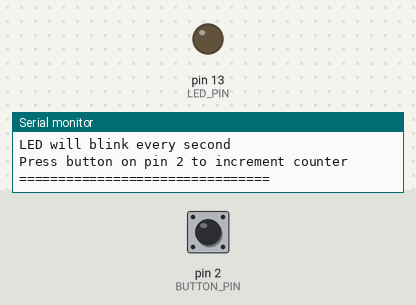
This sketch was run on a simulated Arduino Uno, built with avr-gcc and run on an emulated ATmega328P. On the bench: output pins drawn as LEDs (lit = HIGH), the last lines printed to the serial monitor. The test bench sets the inputs (shaded band); at power-on: pin 2 (BUTTON_PIN) HIGH.

Above: at 2.8 s.
2.9 s: pin 2 (BUTTON_PIN) pulled LOW for 0.15 s
At 4.4 s:
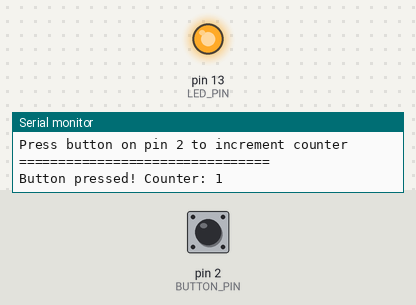
Timing chart, 0 to 12.0 s (numbered marks = the images above; inputs shaded):
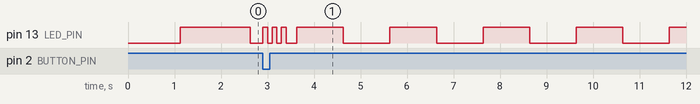

The sketch:

arduino_uno_test_sketch.ino
```cpp
/*
 * Arduino Uno Test Sketch
 * This sketch works with Arduino Uno, Nano, Mega, and other standard boards
 * It does NOT require special programming hardware
 */

// Pin definitions for standard Arduino boards
const int LED_PIN = 13;  // Built-in LED on Arduino Uno/Nano
const int BUTTON_PIN = 2; // Digital input pin

// Variables
int ledState = LOW;
int counter = 0;
unsigned long lastBlinkTime = 0;
const unsigned long BLINK_INTERVAL = 1000; // 1 second

void setup() {
  // Initialize serial communication
  Serial.begin(9600);

  // Wait for serial to initialize
  delay(1000);

  // Initialize pins
  pinMode(LED_PIN, OUTPUT);
  pinMode(BUTTON_PIN, INPUT_PULLUP);

  // Welcome message
  Serial.println("=== Arduino Uno Test Sketch ===");
  Serial.println("This sketch works with standard Arduino boards");
  Serial.println("LED will blink every second");
  Serial.println("Press button on pin 2 to increment counter");
  Serial.println("================================");

  // Initial LED flash
  digitalWrite(LED_PIN, HIGH);
  delay(500);
  digitalWrite(LED_PIN, LOW);
}

void loop() {
  // Blink LED every second
  if (millis() - lastBlinkTime >= BLINK_INTERVAL) {
    ledState = !ledState;
    digitalWrite(LED_PIN, ledState);
    lastBlinkTime = millis();

    // Print status every 5 seconds
    static int blinkCount = 0;
    blinkCount++;
    if (blinkCount % 5 == 0) {
      Serial.print("System running... Counter: ");
      Serial.println(counter);
    }
  }

  // Check button press
  if (digitalRead(BUTTON_PIN) == LOW) {
    // Button pressed (pulled up, so LOW means pressed)
    counter++;
    Serial.print("Button pressed! Counter: ");
    Serial.println(counter);

    // Flash LED 3 times
    for (int i = 0; i < 3; i++) {
      digitalWrite(LED_PIN, HIGH);
      delay(100);
      digitalWrite(LED_PIN, LOW);
      delay(100);
    }

    // Wait for button release
    while (digitalRead(BUTTON_PIN) == LOW) {
      delay(10);
    }
  }

  // Small delay to prevent overwhelming the serial port
  delay(10);
} 
```
